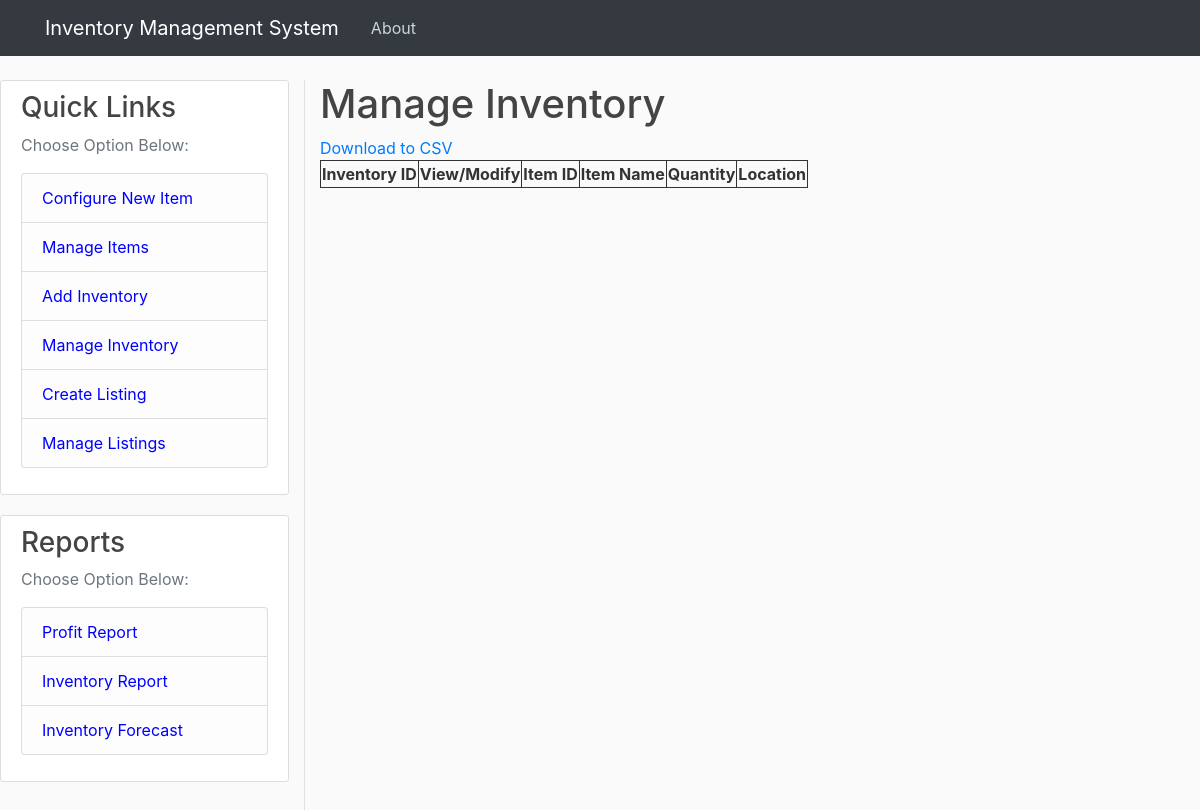
The app's page /inventory_list, older data.
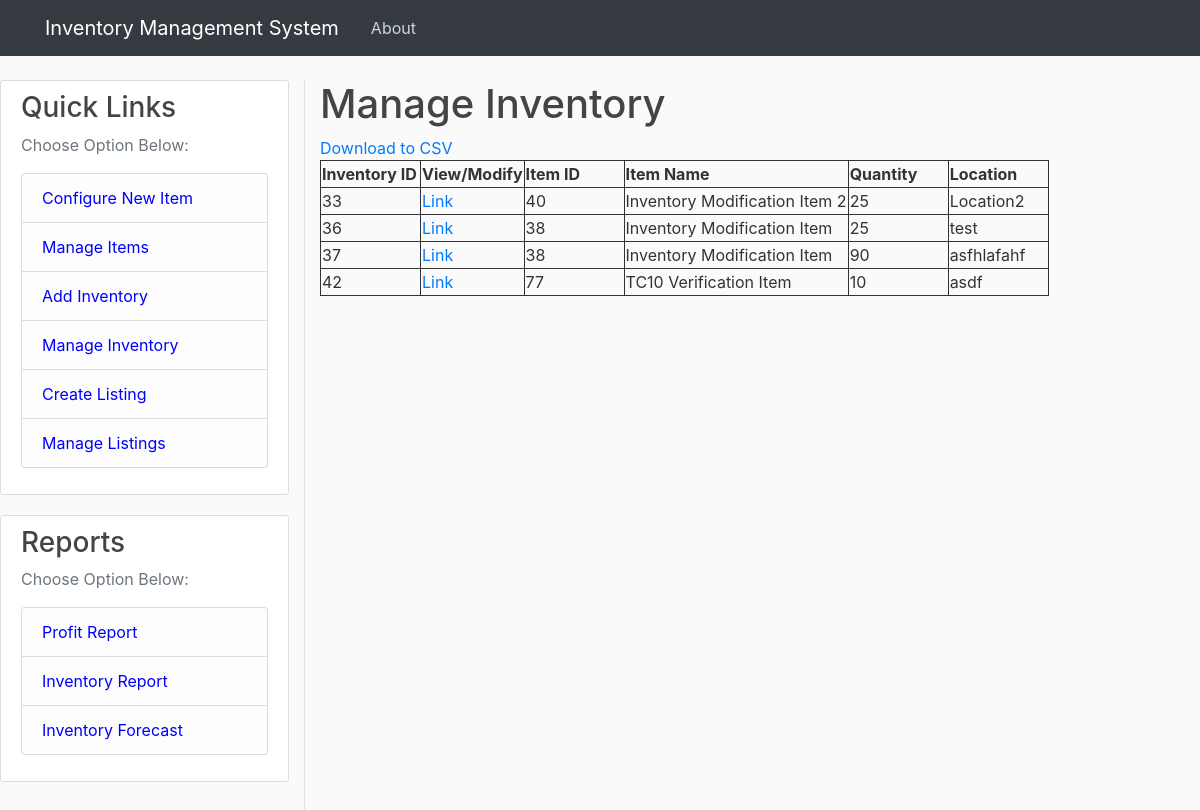
The same page, newer data.
### tables this page shows
CREATE TABLE "inventory" (
	inventory_id INTEGER NOT NULL PRIMARY KEY AUTOINCREMENT,
	quantity INTEGER,
	item_id INTEGER, location_string TEXT, unit_price REAL,
	CONSTRAINT NewTable_items_FK FOREIGN KEY (item_id) REFERENCES items(item_id)
);

CREATE TABLE items (
	item_id INTEGER NOT NULL PRIMARY KEY AUTOINCREMENT,
	item_name TEXT,
	item_description TEXT
);

### inventoryWebApp.py (the view)
@app.route("/inventory_list", methods=['GET', 'POST'])
def inventory_list():
    inventory = get_inventory()     # Retrieving all data from inventory database
    items = get_items()     # Retrieving all data from the items database
    if len(inventory) > 0:  # Verifying there are entries in inventory table, else return blank list
        df_inventory = pd.DataFrame(inventory)  # Converting inventory and Items to DataFrames to join
        df_items = pd.DataFrame(items)
        df_merge = pd.merge(df_inventory, df_items, how='inner', on='item_id')  # Joining to bring in item_name
        df_merge = df_merge[['inventory_id', 'item_id', 'item_name', 'quantity', 'location_string']]    # Reducing to just necessary columns
        json_output = df_merge.to_dict(orient='records')
    else:
        json_output = []
    return render_template('inventory_list.html', json_data=json_output)

### inventoryDbFunctions.py (called while the page is built)
def create_connection(db_file=None):
    if db_file:
        print(db_file)
    else:
        db_file = prod_db_file
    conn2 = sqlite3.connect(db_file)
    return conn2

def get_items(item_id=0, db_file=None):
    items = []
    try:
        conn = create_connection(db_file)
        conn.row_factory = sqlite3.Row
        cur = conn.cursor()
        if item_id == 0:
            cur.execute("SELECT * FROM ITEMS")
        else:
            id_str = str(item_id)
            cur.execute("SELECT * FROM ITEMS WHERE item_id = " + id_str)
        rows = cur.fetchall()
        for i in rows:
            item = {}
            item["item_id"] = i["item_id"]
            item["item_name"] = i["item_name"]
            item["item_description"] = i["item_description"]
            items.append(item)
        conn.close()
    except:
        print("Error in get_items function")
    return items

### templates/inventory_list.html (shortened to what this page needs)
{% extends "layout.html" %}
{% block content %}
<body>
  <h1> Manage Inventory</h1>
  <div>
    <a href="{{ url_for('download_inventory_csv') }}">Download to CSV</a>
    <br>
  </div>
  <table border = "1">
    <thread>
      <tr>
        <th style = "border:solid 1px;"> Inventory ID</th>
        <th style = "border:solid 1px;"> View/Modify</th>
        <th style = "border:solid 1px;"> Item ID</th>
        <th style = "border:solid 1px;"> Item Name</th>
        <th style = "border:solid 1px;"> Quantity</th>
        <th style = "border:solid 1px;"> Location</th>
      </tr>
    </thread>
    <tbody>
      {% for entry in json_data %}
        <tr>
          <td style = "min-width: 100px; max-width:300px;">{{ entry.inventory_id }}</td>
          <td style = "min-width: 100px; max-width:300px;"><a href="{{ url_for('modify_inventory', index = entry.inventory_id) }}">Link</a></td>
          <td style = "min-width: 100px; max-width:300px;">{{ entry.item_id }}</td>
          <td style = "min-width: 100px; max-width:300px;">{{ entry.item_name }}</td>
          <td style = "min-width: 100px; max-width:300px;">{{ entry.quantity }}</td>
          <td style = "min-width: 100px; max-width:300px;">{{ entry.location_string }}</td>
        </tr>
      {% endfor %}
    </tbody>
  </table>
</body>
{% endblock %}

Row changes from the older to the newer data that the page shows:
now on this page (row unchanged): inventory: inventory_id "33", item_id "40", item_name "Inventory Modification Item 2", quantity "25", location_string "Location2"
added inventory: inventory_id "36", item_id "38", item_name "Inventory Modification Item", quantity "25", location_string "test"
added inventory: inventory_id "37", item_id "38", item_name "Inventory Modification Item", quantity "90", location_string "asfhlafahf"
added inventory: inventory_id "42", item_id "77", item_name "TC10 Verification Item", quantity "10", location_string "asdf"
